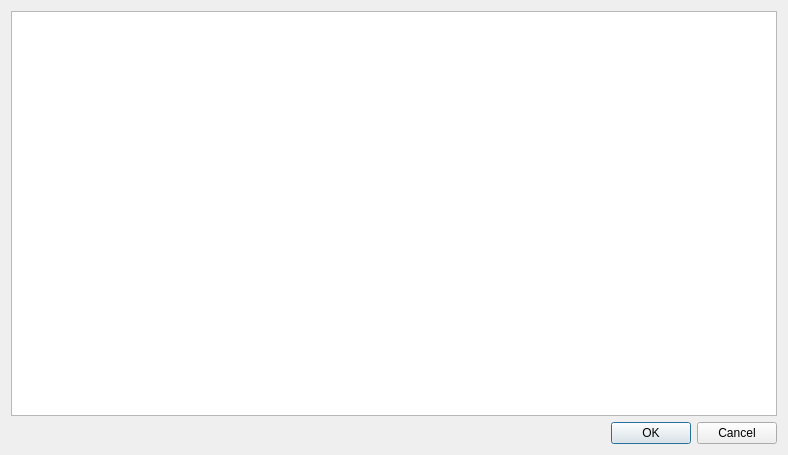
<?xml version="1.0" encoding="UTF-8"?>
<ui version="4.0">
 <class>OrderViewer</class>
 <widget class="QDialog" name="OrderViewer">
  <property name="geometry">
   <rect>
    <x>0</x>
    <y>0</y>
    <width>788</width>
    <height>455</height>
   </rect>
  </property>
  <property name="windowTitle">
   <string>Dialog</string>
  </property>
  <layout class="QGridLayout" name="gridLayout">
   <item row="0" column="0">
    <layout class="QVBoxLayout" name="verticalLayout">
     <item>
      <widget class="QTableView" name="orderTableViewer"/>
     </item>
     <item>
      <widget class="QDialogButtonBox" name="buttonBox">
       <property name="standardButtons">
        <set>QDialogButtonBox::Cancel|QDialogButtonBox::Ok</set>
       </property>
      </widget>
     </item>
    </layout>
   </item>
  </layout>
 </widget>
 <resources/>
 <connections/>
</ui>
